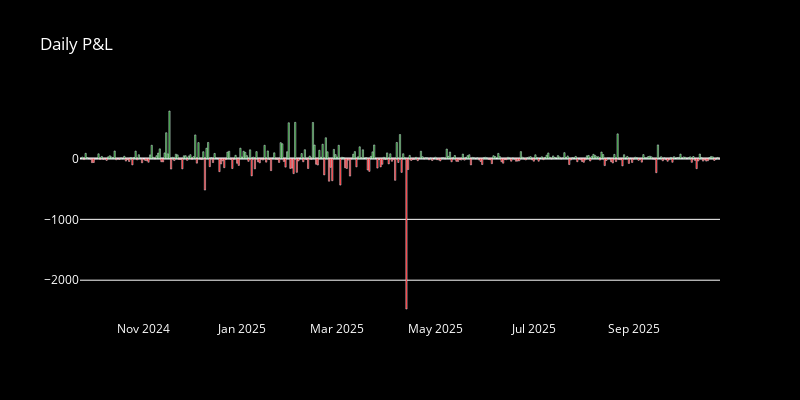

The notebook cell saved with this chart:
### Code cell
fig = px.bar(selected_daily_pnl, color=selected_daily_pnl['color'],
             color_discrete_map={'green': 'green', 'red': 'red'},
             title="Daily P&L")
fig.update_layout(plot_bgcolor="black", paper_bgcolor="black", font_color="white",width=800, height=400)
fig.update_layout(xaxis_title=None, yaxis_title=None,showlegend=False)
fig.show()

### Figure 1 — Plotly figure (JSON) as saved in the notebook; plotly's stock layout.template omitted (floating-point values rounded to 4 significant figures; data arrays with more than 128 entries replaced by an {"elided": "..."} marker saying what was removed)
{"data": [{"alignmentgroup": "True", "hovertemplate": "color=red<br>index=%{x}<br>value=%{y}<extra></extra>", "legendgroup": "red", "marker": {"color": "red", "pattern": {"shape": ""}}, "name": "red", "offsetgroup": "red", "orientation": "v", "showlegend": true, "textposition": "auto", "type": "bar", "x": {"elided": "197 str values"}, "xaxis": "x", "y": {"elided": "197 float values"}, "yaxis": "y"}, {"alignmentgroup": "True", "hovertemplate": "color=green<br>index=%{x}<br>value=%{y}<extra></extra>", "legendgroup": "green", "marker": {"color": "green", "pattern": {"shape": ""}}, "name": "green", "offsetgroup": "green", "orientation": "v", "showlegend": true, "textposition": "auto", "type": "bar", "x": {"elided": "200 str values"}, "xaxis": "x", "y": {"elided": "200 float values"}, "yaxis": "y"}], "layout": {"barmode": "relative", "font": {"color": "white"}, "height": 400, "legend": {"title": {"text": "color"}, "tracegroupgap": 0}, "paper_bgcolor": "black", "plot_bgcolor": "black", "showlegend": false, "title": {"text": "Daily P&L"}, "width": 800, "xaxis": {"anchor": "y", "domain": [0, 1], "title": {}}, "yaxis": {"anchor": "x", "domain": [0, 1], "title": {}}}}
